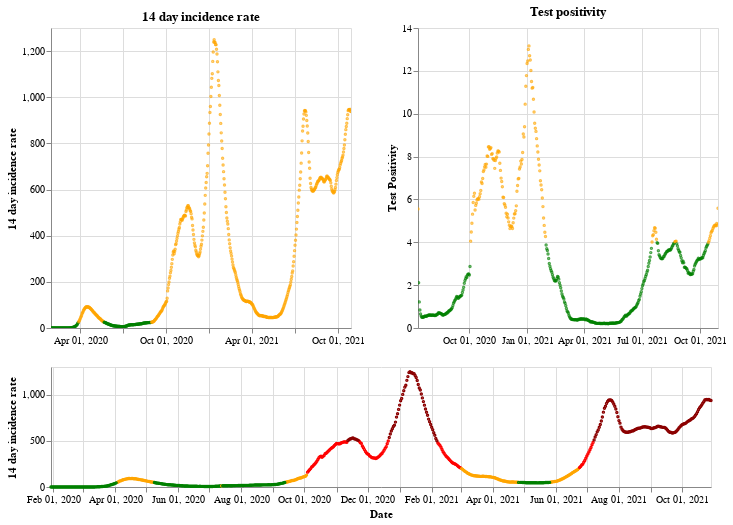

The code cell stored with this chart in its notebook:
### Markdown cell above
## England

### Code cell
plot_traffic_light('England')

### Figure 1 — Vega-Lite specification as saved in the notebook (floating-point values rounded to 4 significant figures; data arrays with more than 128 entries replaced by an {"elided": "..."} marker saying what was removed)
{"config": {"view": {"continuousWidth": 400, "continuousHeight": 300}}, "vconcat": [{"hconcat": [{"mark": {"type": "point", "size": 2}, "encoding": {"color": {"condition": {"value": "green", "test": "(datum.twoWeeklyCasesRate <= 25)"}, "value": "orange"}, "tooltip": [{"type": "nominal", "field": "areaName"}, {"type": "temporal", "field": "date"}, {"type": "quantitative", "field": "twoWeeklyCasesRate"}, {"type": "quantitative", "field": "testPositivity"}], "x": {"type": "temporal", "axis": {"title": ""}, "field": "date", "scale": {"domain": {"selection": "DateBrush"}}, "timeUnit": "yearmonthdate"}, "y": {"type": "quantitative", "axis": {"title": "14 day incidence rate"}, "field": "twoWeeklyCasesRate"}}, "title": "14 day incidence rate", "width": 300}, {"mark": {"type": "point", "size": 2}, "encoding": {"color": {"condition": {"value": "green", "test": "(datum.testPositivity <= 4)"}, "value": "orange"}, "tooltip": [{"type": "nominal", "field": "areaName"}, {"type": "temporal", "field": "date"}, {"type": "quantitative", "field": "twoWeeklyCasesRate"}, {"type": "quantitative", "field": "testPositivity"}], "x": {"type": "temporal", "axis": {"title": ""}, "field": "date", "scale": {"domain": {"selection": "DateBrush"}}, "timeUnit": "yearmonthdate"}, "y": {"type": "quantitative", "axis": {"title": "Test Positivity"}, "field": "testPositivity"}}, "title": "Test positivity", "width": 300}]}, {"layer": [{"mark": {"type": "point", "size": 2}, "encoding": {"color": {"condition": {"value": "orange", "test": "(((datum.testPositivity < 4) && (datum.twoWeeklyCasesRate >= 50)) && (datum.twoWeeklyCasesRate < 200))"}, "value": "red"}, "opacity": {"condition": {"value": 1, "test": "((datum.twoWeeklyCasesRate >= 50) && (datum.twoWeeklyCasesRate < 500))"}, "value": 0}, "tooltip": [{"type": "nominal", "field": "areaName"}, {"type": "temporal", "field": "date"}, {"type": "quantitative", "field": "twoWeeklyCasesRate"}, {"type": "quantitative", "field": "testPositivity"}], "x": {"type": "temporal", "axis": {"title": "Date"}, "field": "date", "timeUnit": "yearmonthdate"}, "y": {"type": "quantitative", "axis": {"title": "14 day incidence rate"}, "field": "twoWeeklyCasesRate"}}, "selection": {"DateBrush": {"type": "interval", "encodings": ["x"], "fields": ["Time"]}}}, {"mark": {"type": "point", "size": 2}, "encoding": {"color": {"value": "darkred"}, "opacity": {"condition": {"value": 1, "test": "(datum.twoWeeklyCasesRate >= 500)"}, "value": 0}, "tooltip": [{"type": "nominal", "field": "areaName"}, {"type": "temporal", "field": "date"}, {"type": "quantitative", "field": "twoWeeklyCasesRate"}, {"type": "quantitative", "field": "testPositivity"}], "x": {"type": "temporal", "axis": {"title": "Date"}, "field": "date", "timeUnit": "yearmonthdate"}, "y": {"type": "quantitative", "axis": {"title": "14 day incidence rate"}, "field": "twoWeeklyCasesRate"}}}, {"mark": {"type": "point", "size": 2}, "encoding": {"color": {"condition": {"value": "green", "test": "((datum.testPositivity < 4) && (datum.twoWeeklyCasesRate < 50))"}, "value": "orange"}, "opacity": {"condition": {"value": 1, "test": "(datum.twoWeeklyCasesRate < 50)"}, "value": 0}, "tooltip": [{"type": "nominal", "field": "areaName"}, {"type": "temporal", "field": "date"}, {"type": "quantitative", "field": "twoWeeklyCasesRate"}, {"type": "quantitative", "field": "testPositivity"}], "x": {"type": "temporal", "axis": {"title": "Date"}, "field": "date", "timeUnit": "yearmonthdate"}, "y": {"type": "quantitative", "axis": {"title": "14 day incidence rate"}, "field": "twoWeeklyCasesRate"}}}], "height": 120, "width": 660}], "data": {"name": "data-42f81ac03f2c307ed513683601e77d6b"}, "$schema": "https://vega.github.io/schema/vega-lite/v4.8.1.json", "datasets": {"data-42f81ac03f2c307ed513683601e77d6b": {"elided": "639 records"}}}
